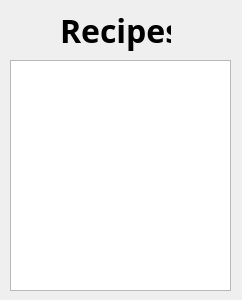
<?xml version="1.0" encoding="UTF-8"?>
<ui version="4.0">
 <class>RecipeWindow</class>
 <widget class="QWidget" name="RecipeWindow">
  <property name="geometry">
   <rect>
    <x>0</x>
    <y>0</y>
    <width>242</width>
    <height>300</height>
   </rect>
  </property>
  <property name="windowTitle">
   <string>Form</string>
  </property>
  <widget class="QLabel" name="label">
   <property name="geometry">
    <rect>
     <x>60</x>
     <y>10</y>
     <width>111</width>
     <height>41</height>
    </rect>
   </property>
   <property name="font">
    <font>
     <family>Futura Bk BT</family>
     <pointsize>24</pointsize>
     <bold>true</bold>
    </font>
   </property>
   <property name="text">
    <string>Recipes</string>
   </property>
  </widget>
  <widget class="QListWidget" name="recipeWidget">
   <property name="geometry">
    <rect>
     <x>10</x>
     <y>60</y>
     <width>221</width>
     <height>231</height>
    </rect>
   </property>
  </widget>
 </widget>
 <resources/>
 <connections/>
</ui>
